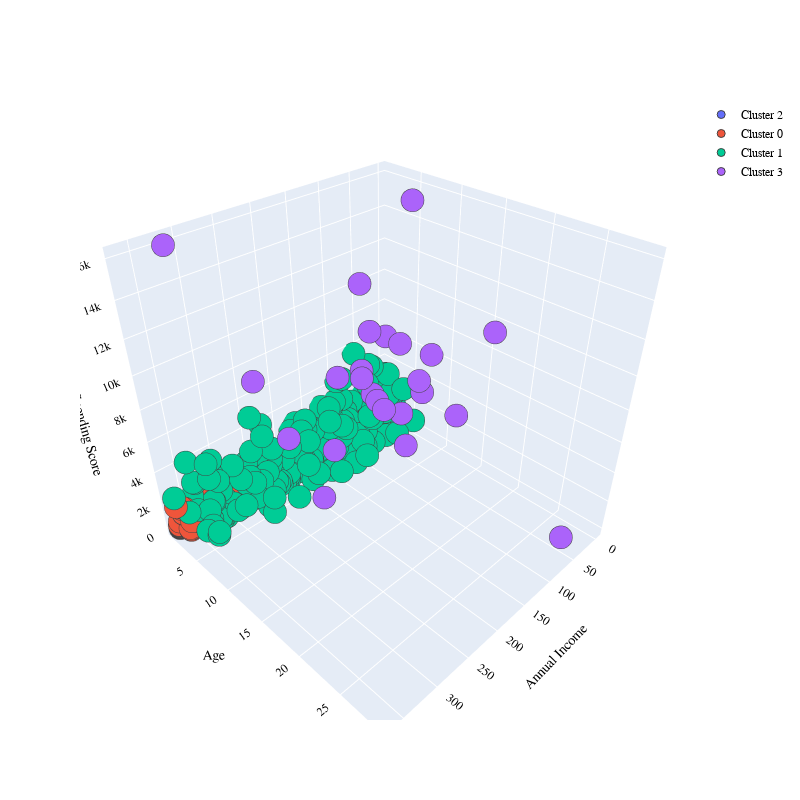

The code cell stored with this chart in its notebook:
### Markdown cell above
Визуализируем на 3D пространстве кластера.

### Code cell
import plotly.graph_objects as go

PLOT = go.Figure()

for C in list(rfm.cluster_km.unique()):
    
    PLOT.add_trace(go.Scatter3d(x = rfm[rfm.cluster_km == C]['Recency'],
                                y = rfm[rfm.cluster_km == C]['Frequency'],
                                z = rfm[rfm.cluster_km == C]['Monetary'],
                                mode = 'markers', marker_size = 8, marker_line_width = 1,
                                name = 'Cluster ' + str(C)))

PLOT.update_layout(width = 800, height = 800, autosize = True, showlegend = True,
                   scene = dict(xaxis=dict(title = 'Annual Income', titlefont_color = 'black'),
                                yaxis=dict(title = 'Age', titlefont_color = 'black'),
                                zaxis=dict(title = 'Spending Score', titlefont_color = 'black')),
                   font = dict(family = "Gilroy", color  = 'black', size = 12))

### Figure 1 — Plotly figure (JSON) as saved in the notebook; plotly's stock layout.template omitted (floating-point values rounded to 4 significant figures; data arrays with more than 128 entries replaced by an {"elided": "..."} marker saying what was removed)
{"data": [{"marker": {"line": {"width": 1}, "size": 8}, "mode": "markers", "name": "Cluster 2", "type": "scatter3d", "x": {"elided": "4766 int values"}, "y": {"elided": "4766 int values"}, "z": {"elided": "4766 float values"}}, {"marker": {"line": {"width": 1}, "size": 8}, "mode": "markers", "name": "Cluster 0", "type": "scatter3d", "x": {"elided": "5090 int values"}, "y": {"elided": "5090 int values"}, "z": {"elided": "5090 float values"}}, {"marker": {"line": {"width": 1}, "size": 8}, "mode": "markers", "name": "Cluster 1", "type": "scatter3d", "x": {"elided": "342 int values"}, "y": {"elided": "342 int values"}, "z": {"elided": "342 float values"}}, {"marker": {"line": {"width": 1}, "size": 8}, "mode": "markers", "name": "Cluster 3", "type": "scatter3d", "x": [43, 76, 3, 4, 120, 242, 91, 84, 93, 5, 319, 80, 256, 127, 54, 1, 232, 71, 73, 182, 25, 132, 91, 4], "y": [2, 5, 7, 12, 7, 7, 11, 4, 8, 16, 1, 6, 13, 4, 10, 8, 1, 29, 9, 8, 3, 8, 10, 5], "z": [7047.0, 3989.0, 3157.0, 2838.0, 7043.0, 5179.0, 2334.0, 11210.0, 4072.0, 9514.0, 16020.0, 3889.0, 3589.0, 5947.0, 5824.0, 6096.0, 6996.0, 1494.0, 3654.0, 3254.0, 6634.0, 7041.0, 8952.0, 15170.0]}], "layout": {"autosize": true, "font": {"color": "black", "family": "Gilroy", "size": 12}, "height": 800, "scene": {"xaxis": {"title": {"font": {"color": "black"}, "text": "Annual Income"}}, "yaxis": {"title": {"font": {"color": "black"}, "text": "Age"}}, "zaxis": {"title": {"font": {"color": "black"}, "text": "Spending Score"}}}, "showlegend": true, "width": 800}}
